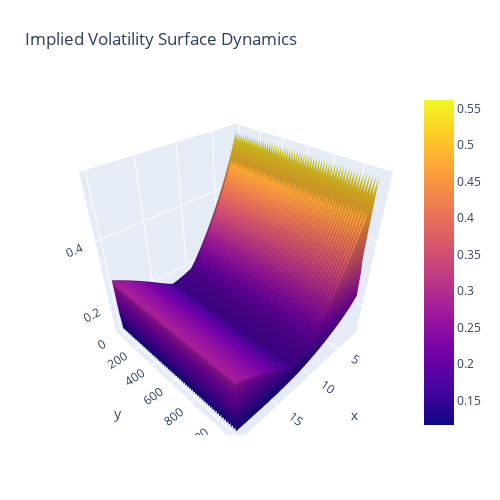

Source (notebook cell):
### Code cell
fig = go.Figure(data=[go.Surface(z=df.values)])
fig.update_layout(title='Implied Volatility Surface Dynamics', autosize =False, width=500 , height= 500, margin =dict(l= 65, b=65 ,r=50 , t=90,))
xaxis = go.layout.XAxis(title= go.layout.xaxis.Title(text='Tenor in days'))
yaxis = dict(title ='Implied Volatility')
zaxis = dict(title ='Moneyness')
fig.show()

### Figure 1 — Plotly figure (JSON) as saved in the notebook; plotly's stock layout.template omitted (floating-point values rounded to 4 significant figures; data arrays with more than 128 entries replaced by an {"elided": "..."} marker saying what was removed)
{"data": [{"type": "surface", "z": {"elided": "1140x21 mixed values"}}], "layout": {"autosize": false, "height": 500, "margin": {"b": 65, "l": 65, "r": 50, "t": 90}, "title": {"text": "Implied Volatility Surface Dynamics"}, "width": 500}}
